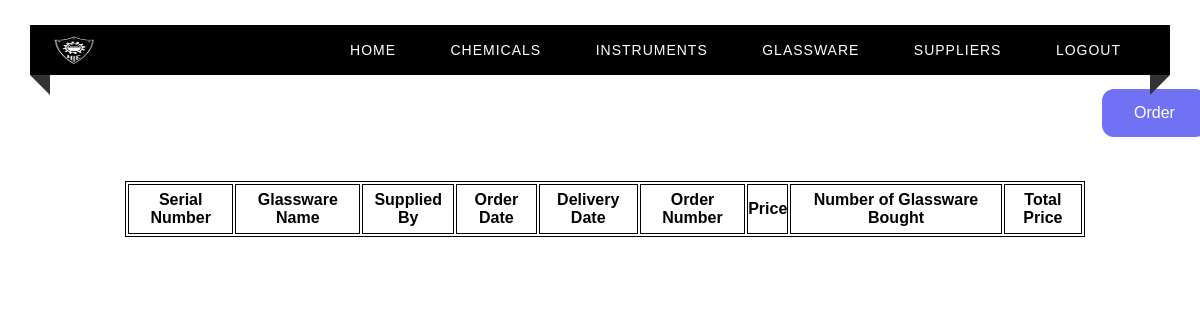
/viewGlasswareOrders, run on an earlier commit of the app's database.
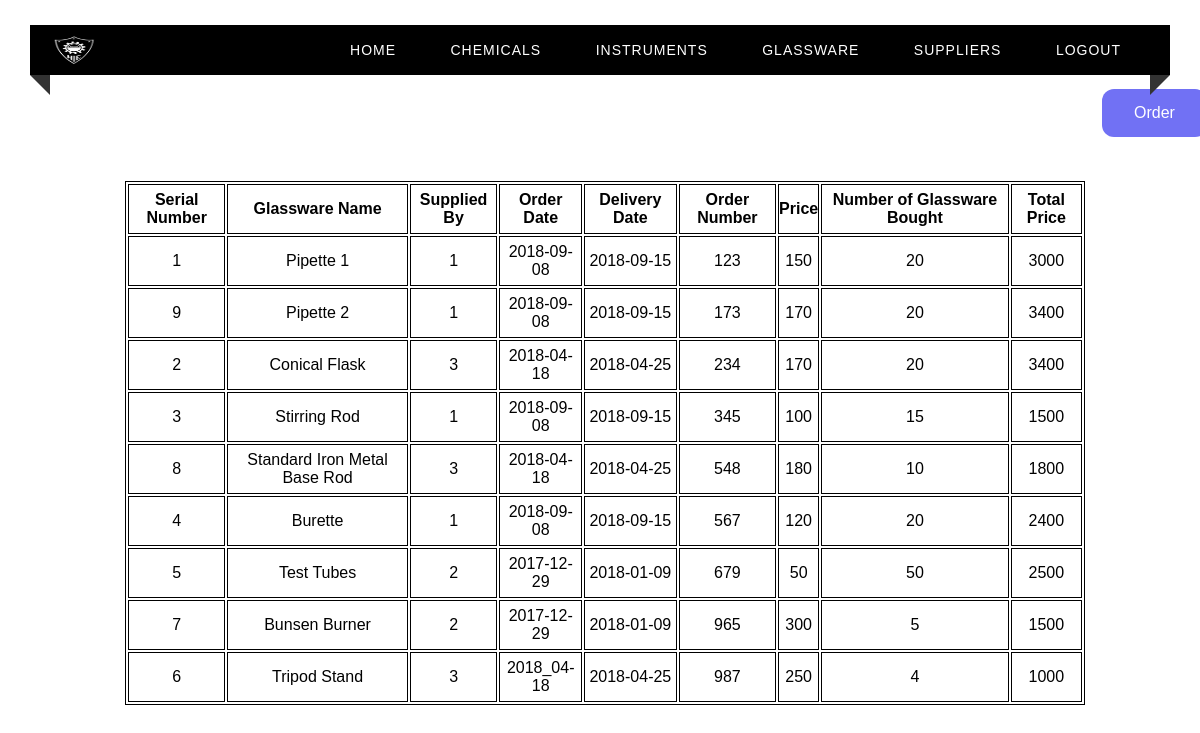
And on a later commit of the database.
### tables this page shows
CREATE TABLE GLASS_ORDER(
    Sno INTEGER(3) UNIQUE ,
    G_name varchar(50),
    Price decimal(9,3),
    Supplied_By INTEGER,
    Order_Date Date,
    Date_of_Delivery Date,
    Total_price decimal(9,3),
    No_bought integer,
    Order_Number INTEGER primary key,
    FOREIGN KEY (Supplied_By) REFERENCES SUPPLIER(Supplier_No),
    foreign key (G_name) references GLASSWARE(Glass_Name)
);

### app.py (the view)
@app.route("/viewGlasswareOrders")
def viewGlasswareOrders() :
    c = get_db()
    cur = c.cursor()
    cur.execute("SELECT * from GLASS_ORDER")
    return render_template("viewGlasswareOrders.html", test=cur.fetchall())

### app.py (called while the page is built)
def get_db():
    db = getattr(g, '_database', None)
    if db is None:
        db = g._database = sqlite3.connect(DATABASE)
    return db

@app.teardown_appcontext
def close_connection(exception):
    db = getattr(g, '_database', None)
    if db is not None:
        db.close()

### templates/viewGlasswareOrders.html (shortened to what this page needs)
<html>
<head>
    <link rel="stylesheet" type="text/css" href="../static/home.css">
</head>
<body>
<div class="custom-padding">
        <nav>
            <div class="logo"><img src = "../static/nieLogo.png" width = "45px", height = "30px"></div>
            <ul class="menu-area">
                <li><a href="/home">Home</a></li>
                <li><a href="/chemicals">Chemicals</a></li>
                <li><a href="/instruments">Instruments</a></li>
                <li><a href="/glassware">Glassware</a></li>
                <li><a href="/suppliers">Suppliers</a></li>
                <li><a href="/">Logout</a></li>
            </ul>
        </nav>
        <a href="/orderInstruments" class="button">Order</a>
        <div class="tab">
          <table align="center" style="margin-left : 125px; margin-top : 50px;">
              <th>Serial Number</th>
              <th>Glassware Name </th>
              <th>Supplied By</th>
              <th>Order Date</th>
              <th>Delivery Date</th>
              <th>Order Number</th>
              <th>Price</th>
              <th>Number of Glassware Bought</th>
              <th>Total Price</th>
            {% for row in test %}
            <tr>
                <td> {{ row[0] }}</td>
                <td> {{ row[1] }}</td>
                <td> {{ row[3] }}</td>
                <td> {{ row[4] }}</td>
                <td> {{ row[5] }}</td>
                <td> {{ row[8] }}</td>
                <td> {{ row[2] }}</td>
                <td> {{ row[7] }}</td>
                <td> {{ row[6] }}</td>
            </tr>
            {% endfor %}
          </table>
        </div>
    </div>
</body>
</html>

What changed in the data, as far as the page shows it:
added GLASS_ORDER: Sno "1", G_name "Pipette 1", Supplied_By "1", Order_Date "2018-09-08", Date_of_Delivery "2018-09-15", Order_Number "123", Price "150", No_bought "20", Total_price "3000"
added GLASS_ORDER: Sno "9", G_name "Pipette 2", Supplied_By "1", Order_Date "2018-09-08", Date_of_Delivery "2018-09-15", Order_Number "173", Price "170", No_bought "20", Total_price "3400"
added GLASS_ORDER: Sno "2", G_name "Conical Flask", Supplied_By "3", Order_Date "2018-04-18", Date_of_Delivery "2018-04-25", Order_Number "234", Price "170", No_bought "20", Total_price "3400"
added GLASS_ORDER: Sno "3", G_name "Stirring Rod", Supplied_By "1", Order_Date "2018-09-08", Date_of_Delivery "2018-09-15", Order_Number "345", Price "100", No_bought "15", Total_price "1500"
added GLASS_ORDER: Sno "8", G_name "Standard Iron Metal Base Rod", Supplied_By "3", Order_Date "2018-04-18", Date_of_Delivery "2018-04-25", Order_Number "548", Price "180", No_bought "10", Total_price "1800"
added GLASS_ORDER: Sno "4", G_name "Burette", Supplied_By "1", Order_Date "2018-09-08", Date_of_Delivery "2018-09-15", Order_Number "567", Price "120", No_bought "20", Total_price "2400"
added GLASS_ORDER: Sno "5", G_name "Test Tubes", Supplied_By "2", Order_Date "2017-12-29", Date_of_Delivery "2018-01-09", Order_Number "679", Price "50", No_bought "50", Total_price "2500"
added GLASS_ORDER: Sno "7", G_name "Bunsen Burner", Supplied_By "2", Order_Date "2017-12-29", Date_of_Delivery "2018-01-09", Order_Number "965", Price "300", No_bought "5", Total_price "1500"
added GLASS_ORDER: Sno "6", G_name "Tripod Stand", Supplied_By "3", Order_Date "2018_04-18", Date_of_Delivery "2018-04-25", Order_Number "987", Price "250", No_bought "4", Total_price "1000"
